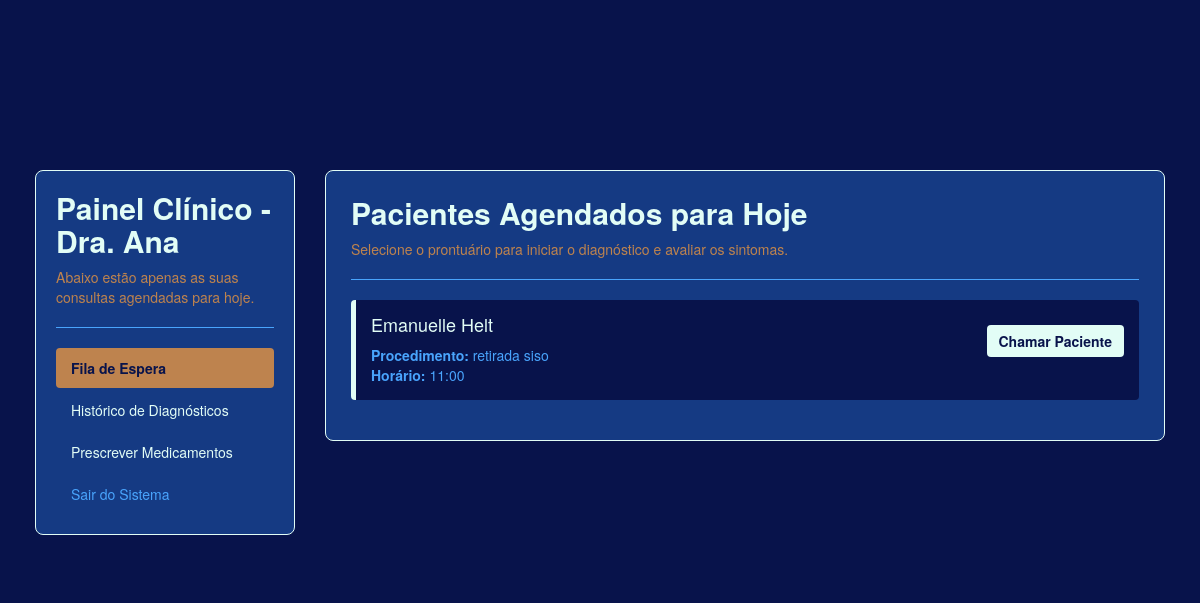
The app's page /medico (signed in) with its own data.
### tables this page shows
CREATE TABLE dentistas (
                        id INTEGER PRIMARY KEY AUTOINCREMENT,
                        nome TEXT NOT NULL,
                        cro TEXT NOT NULL,
                        usuario_login TEXT UNIQUE NOT NULL);

CREATE TABLE fila_medico (
                        id INTEGER PRIMARY KEY AUTOINCREMENT,
                        nome TEXT NOT NULL,
                        procedimento TEXT NOT NULL,
                        data TEXT NOT NULL,
                        horario TEXT NOT NULL,
                        dentista_login TEXT NOT NULL);

### app.py (the view)
@app.route('/medico')
def interface_medico():
    if 'usuario' not in session: return redirect(url_for('login'))
    dentista_logado = session['usuario']
    conn = conectar_banco()
    data_atual = date.today().strftime('%Y-%m-%d')
    pacientes_espera = conn.execute('''
        SELECT * FROM fila_medico
        WHERE dentista_login = ? AND data >= ?
        ORDER BY data ASC, horario ASC
    ''', (dentista_logado, data_atual)).fetchall()
    info_dentista = conn.execute('SELECT nome FROM dentistas WHERE usuario_login = ?', (dentista_logado,)).fetchone()
    nome_exibicao = info_dentista['nome'] if info_dentista else dentista_logado
    conn.close()
    return render_template('interface_medico.html', pacientes=pacientes_espera, dentista=nome_exibicao)

### app.py (called while the page is built)
def conectar_banco():
    conn = sqlite3.connect(ARQUIVO_BANCO)
    conn.row_factory = sqlite3.Row
    return conn

### templates/interface_medico.html (shortened to what this page needs)
<!DOCTYPE html>
<html lang="pt-BR">
<head>
    <link rel="stylesheet" href="https://stackpath.bootstrapcdn.com/bootstrap/3.4.1/css/bootstrap.min.css">
    <link rel="stylesheet" href="{{ url_for('static', filename='css/style.css') }}">
</head>
<body>
    <div class="container dashboard-container">
        <div class="row">
            <div class="col-md-3">
                <div class="sidebar">
                    <h2 class="text-ouro" style="margin-top: 0;">Painel Clínico - {{ dentista }}</h2>
                    <p class="text-muted">Abaixo estão apenas as suas consultas agendadas para hoje.</p>
                    <hr style="border-color: #49a4fc;">
                    <ul class="nav nav-pills nav-stacked">
                        <li class="active"><a href="#" style="background-color: #be834e; color: #08134b; font-weight: bold;">Fila de Espera</a></li>
                        <li><a href="#" style="color: #e2fdf6;">Histórico de Diagnósticos</a></li>
                        <li><a href="#" style="color: #e2fdf6;">Prescrever Medicamentos</a></li>
                        <li><a href="{{ url_for('login') }}" style="color: #49a4fc;">Sair do Sistema</a></li>
                    </ul>
                </div>
            </div>
            <div class="col-md-9">
                <div class="main-panel">
                    <h2 class="text-ouro" style="margin-top: 0;">Pacientes Agendados para Hoje</h2>
                    <p class="text-muted">Selecione o prontuário para iniciar o diagnóstico e avaliar os sintomas.</p>
                    <hr style="border-color: #49a4fc;">
                    <div class="lista-pacientes">
                        {% for paciente in pacientes %}
                        <div class="card-paciente">
                            <div class="row">
                                <div class="col-sm-8">
                                    <h4 style="color: #e2fdf6; margin-top: 0;">{{ paciente.nome }}</h4>
                                    <p style="color: #49a4fc; margin-bottom: 0;">
                                        <strong>Procedimento:</strong> {{ paciente.procedimento }}<br>
                                        <strong>Horário:</strong> {{ paciente.horario }}
                                    </p>
                                </div>
                                <div class="col-sm-4 text-right" style="padding-top: 10px;">
                                    <button class="btn btn-ouro">Chamar Paciente</button>
                                </div>
                            </div>
                        </div>
                        {% endfor %}
                    </div>
                </div>
            </div>
        </div>
    </div>
</body>
</html>

### static/css/style.css (style rules this page uses)
body { padding-top: 100px; background-color: #08134b; color: #e2fdf6; }
h2 { color: #e2fdf6; font-weight: bold; }
.text-muted { color: #be834e !important; }
.dashboard-container { margin-top: 50px; padding: 20px; }
.sidebar { background-color: #153a83; border-radius: 8px; padding: 20px; border: 1px solid #e2fdf6; margin-bottom: 20px; }
.main-panel { background-color: #153a83; border-radius: 8px; padding: 25px; border: 1px solid #e2fdf6; }
.card-paciente { background-color: #08134b; border-left: 5px solid #e2fdf6; margin-bottom: 15px; padding: 15px; border-radius: 4px; }
.text-ouro { color: #e2fdf6 !important; font-weight: bold; }
.btn-ouro { background-color: #e2fdf6; color: #08134b; font-weight: bold; border: none; }

### records on screen
dentistas: nome "Dra. Ana"
fila_medico: nome "Emanuelle Helt", procedimento "retirada siso", horario "11:00"
